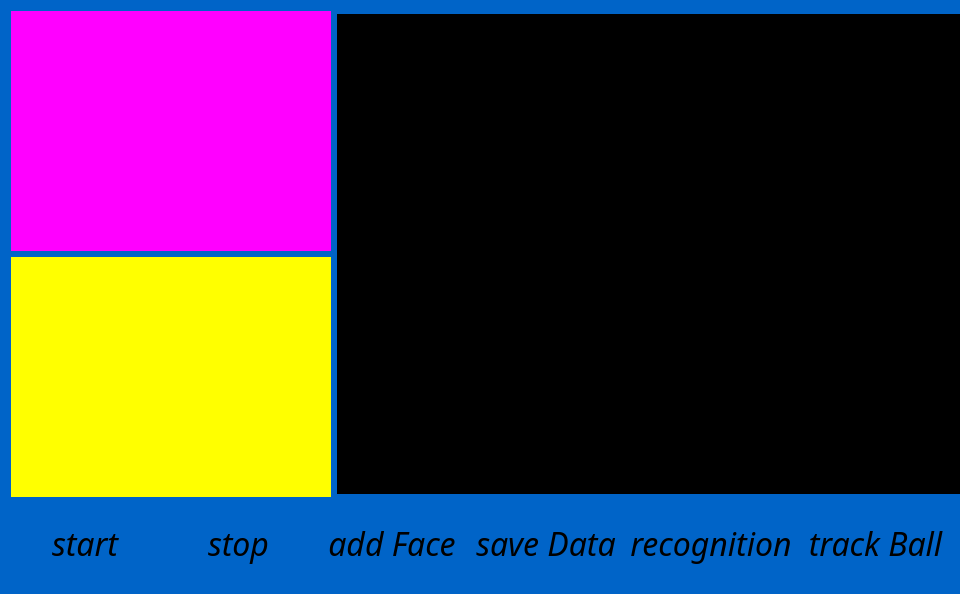
<?xml version="1.0" encoding="UTF-8"?>
<ui version="4.0">
 <class>MainWindow</class>
 <widget class="QMainWindow" name="MainWindow">
  <property name="geometry">
   <rect>
    <x>0</x>
    <y>0</y>
    <width>960</width>
    <height>594</height>
   </rect>
  </property>
  <property name="minimumSize">
   <size>
    <width>960</width>
    <height>500</height>
   </size>
  </property>
  <property name="windowTitle">
   <string>MainWindow</string>
  </property>
  <property name="styleSheet">
   <string notr="true">background-color: rgb(255, 255, 255);
background-color: rgb(0, 100, 200);</string>
  </property>
  <widget class="QWidget" name="centralWidget">
   <layout class="QGridLayout" name="gridLayout">
    <item row="0" column="0">
     <layout class="QHBoxLayout" name="horizontalLayout">
      <item>
       <layout class="QVBoxLayout" name="verticalLayout_2">
        <item>
         <widget class="QLabel" name="figureLabel">
          <property name="minimumSize">
           <size>
            <width>320</width>
            <height>240</height>
           </size>
          </property>
          <property name="maximumSize">
           <size>
            <width>320</width>
            <height>240</height>
           </size>
          </property>
          <property name="styleSheet">
           <string notr="true">background-color: rgb(255, 0, 255);</string>
          </property>
          <property name="text">
           <string/>
          </property>
         </widget>
        </item>
        <item>
         <widget class="QLabel" name="objectFindLabel">
          <property name="minimumSize">
           <size>
            <width>320</width>
            <height>240</height>
           </size>
          </property>
          <property name="maximumSize">
           <size>
            <width>320</width>
            <height>240</height>
           </size>
          </property>
          <property name="font">
           <font>
            <family>Courier New</family>
            <pointsize>13</pointsize>
           </font>
          </property>
          <property name="styleSheet">
           <string notr="true">background-color: rgb(255, 255, 0);</string>
          </property>
          <property name="text">
           <string/>
          </property>
         </widget>
        </item>
       </layout>
      </item>
      <item>
       <widget class="QLabel" name="imageLabel">
        <property name="minimumSize">
         <size>
          <width>640</width>
          <height>480</height>
         </size>
        </property>
        <property name="maximumSize">
         <size>
          <width>640</width>
          <height>480</height>
         </size>
        </property>
        <property name="styleSheet">
         <string notr="true">background-color: rgb(0, 0, 0);</string>
        </property>
        <property name="text">
         <string>TextLabel</string>
        </property>
       </widget>
      </item>
     </layout>
    </item>
    <item row="1" column="0">
     <layout class="QHBoxLayout" name="horizontalLayout_2">
      <item>
       <widget class="QPushButton" name="startButton">
        <property name="minimumSize">
         <size>
          <width>100</width>
          <height>80</height>
         </size>
        </property>
        <property name="palette">
         <palette>
          <active>
           <colorrole role="Button">
            <brush brushstyle="SolidPattern">
             <color alpha="255">
              <red>102</red>
              <green>255</green>
              <blue>0</blue>
             </color>
            </brush>
           </colorrole>
           <colorrole role="Base">
            <brush brushstyle="SolidPattern">
             <color alpha="255">
              <red>102</red>
              <green>255</green>
              <blue>0</blue>
             </color>
            </brush>
           </colorrole>
           <colorrole role="Window">
            <brush brushstyle="SolidPattern">
             <color alpha="255">
              <red>102</red>
              <green>255</green>
              <blue>0</blue>
             </color>
            </brush>
           </colorrole>
          </active>
          <inactive>
           <colorrole role="Button">
            <brush brushstyle="SolidPattern">
             <color alpha="255">
              <red>102</red>
              <green>255</green>
              <blue>0</blue>
             </color>
            </brush>
           </colorrole>
           <colorrole role="Base">
            <brush brushstyle="SolidPattern">
             <color alpha="255">
              <red>102</red>
              <green>255</green>
              <blue>0</blue>
             </color>
            </brush>
           </colorrole>
           <colorrole role="Window">
            <brush brushstyle="SolidPattern">
             <color alpha="255">
              <red>102</red>
              <green>255</green>
              <blue>0</blue>
             </color>
            </brush>
           </colorrole>
          </inactive>
          <disabled>
           <colorrole role="Button">
            <brush brushstyle="SolidPattern">
             <color alpha="255">
              <red>102</red>
              <green>255</green>
              <blue>0</blue>
             </color>
            </brush>
           </colorrole>
           <colorrole role="Base">
            <brush brushstyle="SolidPattern">
             <color alpha="255">
              <red>102</red>
              <green>255</green>
              <blue>0</blue>
             </color>
            </brush>
           </colorrole>
           <colorrole role="Window">
            <brush brushstyle="SolidPattern">
             <color alpha="255">
              <red>102</red>
              <green>255</green>
              <blue>0</blue>
             </color>
            </brush>
           </colorrole>
          </disabled>
         </palette>
        </property>
        <property name="font">
         <font>
          <family>Adobe Caslon Pro</family>
          <pointsize>24</pointsize>
          <weight>50</weight>
          <italic>true</italic>
          <bold>false</bold>
         </font>
        </property>
        <property name="styleSheet">
         <string notr="true">background-color: rgb(102, 255, 0);</string>
        </property>
        <property name="text">
         <string>start</string>
        </property>
        <property name="checkable">
         <bool>false</bool>
        </property>
        <property name="default">
         <bool>false</bool>
        </property>
        <property name="flat">
         <bool>true</bool>
        </property>
       </widget>
      </item>
      <item>
       <widget class="QPushButton" name="stopButton">
        <property name="minimumSize">
         <size>
          <width>100</width>
          <height>80</height>
         </size>
        </property>
        <property name="font">
         <font>
          <family>Adobe Caslon Pro</family>
          <pointsize>24</pointsize>
          <italic>true</italic>
         </font>
        </property>
        <property name="styleSheet">
         <string notr="true">background-color: rgb(102, 255, 0);ss</string>
        </property>
        <property name="text">
         <string>stop</string>
        </property>
        <property name="flat">
         <bool>true</bool>
        </property>
       </widget>
      </item>
      <item>
       <widget class="QPushButton" name="addFaceButton">
        <property name="minimumSize">
         <size>
          <width>100</width>
          <height>80</height>
         </size>
        </property>
        <property name="font">
         <font>
          <family>Adobe Caslon Pro</family>
          <pointsize>24</pointsize>
          <italic>true</italic>
         </font>
        </property>
        <property name="styleSheet">
         <string notr="true">background-color: rgb(102, 255, 0);</string>
        </property>
        <property name="text">
         <string>add Face</string>
        </property>
        <property name="flat">
         <bool>true</bool>
        </property>
       </widget>
      </item>
      <item>
       <widget class="QPushButton" name="saveModelButton">
        <property name="minimumSize">
         <size>
          <width>100</width>
          <height>80</height>
         </size>
        </property>
        <property name="maximumSize">
         <size>
          <width>1677215</width>
          <height>1677215</height>
         </size>
        </property>
        <property name="font">
         <font>
          <family>Adobe Caslon Pro</family>
          <pointsize>24</pointsize>
          <italic>true</italic>
         </font>
        </property>
        <property name="styleSheet">
         <string notr="true">background-color: rgb(102, 255, 0);</string>
        </property>
        <property name="text">
         <string>save Data</string>
        </property>
        <property name="flat">
         <bool>true</bool>
        </property>
       </widget>
      </item>
      <item>
       <widget class="QPushButton" name="pushButton_4">
        <property name="minimumSize">
         <size>
          <width>100</width>
          <height>80</height>
         </size>
        </property>
        <property name="maximumSize">
         <size>
          <width>1677215</width>
          <height>1677215</height>
         </size>
        </property>
        <property name="font">
         <font>
          <family>Adobe Caslon Pro</family>
          <pointsize>24</pointsize>
          <italic>true</italic>
         </font>
        </property>
        <property name="styleSheet">
         <string notr="true">background-color: rgb(102, 255, 0);</string>
        </property>
        <property name="text">
         <string>recognition</string>
        </property>
        <property name="flat">
         <bool>true</bool>
        </property>
       </widget>
      </item>
      <item>
       <widget class="QPushButton" name="findBallButton">
        <property name="minimumSize">
         <size>
          <width>100</width>
          <height>80</height>
         </size>
        </property>
        <property name="maximumSize">
         <size>
          <width>1677215</width>
          <height>1677215</height>
         </size>
        </property>
        <property name="font">
         <font>
          <family>Adobe Caslon Pro</family>
          <pointsize>24</pointsize>
          <italic>true</italic>
         </font>
        </property>
        <property name="styleSheet">
         <string notr="true">background-color: rgb(102, 255, 0);</string>
        </property>
        <property name="text">
         <string>track Ball</string>
        </property>
        <property name="flat">
         <bool>true</bool>
        </property>
       </widget>
      </item>
     </layout>
    </item>
   </layout>
   <widget class="QPushButton" name="startButton_2">
    <property name="geometry">
     <rect>
      <x>420</x>
      <y>420</y>
      <width>100</width>
      <height>80</height>
     </rect>
    </property>
    <property name="minimumSize">
     <size>
      <width>100</width>
      <height>80</height>
     </size>
    </property>
    <property name="font">
     <font>
      <family>Adobe Caslon Pro</family>
      <pointsize>24</pointsize>
     </font>
    </property>
    <property name="styleSheet">
     <string notr="true">background-color: rgb(102, 255, 0);</string>
    </property>
    <property name="text">
     <string>start</string>
    </property>
    <property name="default">
     <bool>false</bool>
    </property>
    <property name="flat">
     <bool>true</bool>
    </property>
   </widget>
  </widget>
 </widget>
 <layoutdefault spacing="6" margin="11"/>
 <resources/>
 <connections/>
</ui>
